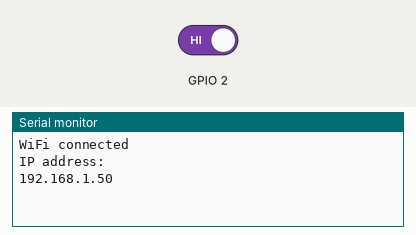
Bench run of a sketch on a simulated ESP8266 (NodeMCU). On the bench: the last lines printed to the serial monitor. The inputs (shaded band) are chosen by the test bench; at power-on: GPIO 2 HIGH. WiFi joins after 1.5 s; servers stay silent unless stated.

Above: at 2.7 s.
2.8 s: GPIO 2 driven LOW
At 3.8 s:
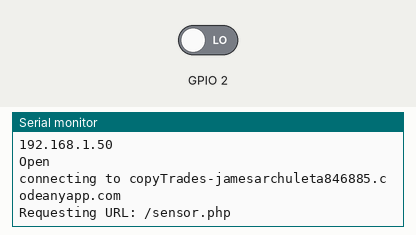
4.3 s: GPIO 2 driven HIGH
At 4.46 s:
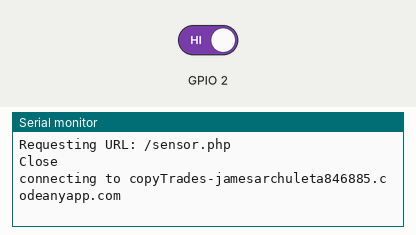

Measured:
- after the input at 2.8 s, the serial monitor: prints a new line at once (image 1)
- after the input at 4.3 s, the serial monitor: prints a new line at once (image 2)

The sketch:

esp_reed.ino
```cpp
#include <ESP8266WiFi.h>          //ESP8266 Core WiFi Library (you most likely already have this in your sketch)

#include <DNSServer.h>            //Local DNS Server used for redirecting all requests to the configuration portal
#include <ESP8266WebServer.h>     //Local WebServer used to serve the configuration portal
#include <WiFiManager.h>
#include "config.h"

WiFiManager wifiManager;
ESP8266WebServer server(80);

void setup() {
   Serial.begin(115200);

    //reset saved settings
    //wifiManager.resetSettings();


   // put your setup code here, to run once:
   wifiManager.autoConnect();


  Serial.println("WiFi connected");
  Serial.println("IP address: ");
  Serial.println(WiFi.localIP());


  server.on("/", []() {
    String message = "";

    message += "Pin 0:";
    message += digitalRead(2);


    server.send(200, "text/html", message);
  });


  server.begin();
}

int flag = 0;
void loop() {
  server.handleClient();


  if (digitalRead(2) == 0 && flag == 0) {
    Serial.println("Open");
    post_status("zero");
    flag = 1;
  }

  if (digitalRead(2) == 1 && flag == 1) {
    flag = 0;
    Serial.println("Close");
    post_status("one");

  }

}

  char *url = "/sensor.php"; // page
  char *host = "copyTrades-jamesarchuleta846885.codeanyapp.com"; // no http

void post_status(String value) {

  Serial.print("connecting to ");
  Serial.println(host);

  WiFiClient client;
  const int httpPort = 80;
  if (!client.connect(host, httpPort)) {
    Serial.println("connection failed");
    return;
  }


    String data = "key=123&name=" + (String)ESP.getChipId() + "&event=door&value=" + value;


  Serial.print("Requesting URL: ");
  Serial.println(url);
  client.print(String("POST ") + url + " HTTP/1.1\r\n" +
               "Host: " + host + "\r\n" +
               "Content-Type: application/x-www-form-urlencoded\r\n" +
               "Content-Length: "+ data.length() +"\r\n\r\n" +
               data + "\r\n");

  delay(10);

}
```
